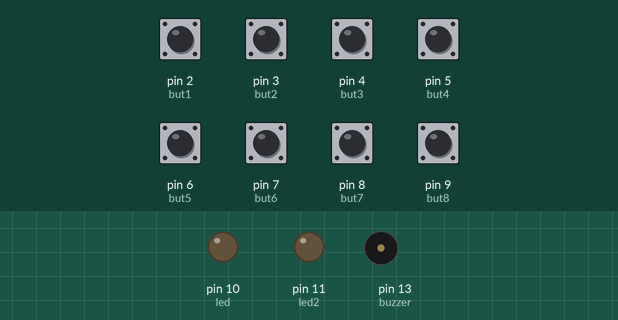
Recording of a sketch running on a simulated Arduino Uno, built with avr-gcc and run on an emulated ATmega328P. Shown: output pins drawn as LEDs (lit = HIGH), buzzer (waves = sounding). The inputs (shaded band) are chosen by the test bench; at power-on: pin 2 (but1), pin 3 (but2), pin 4 (but3), pin 5 (but4), pin 6 (but5), pin 7 (but6), pin 8 (but7), pin 9 (but8) LOW.

Above: at 1.2 s.
1.3 s: pin 2 (but1) pulled HIGH for 0.15 s
At 1.4 s:
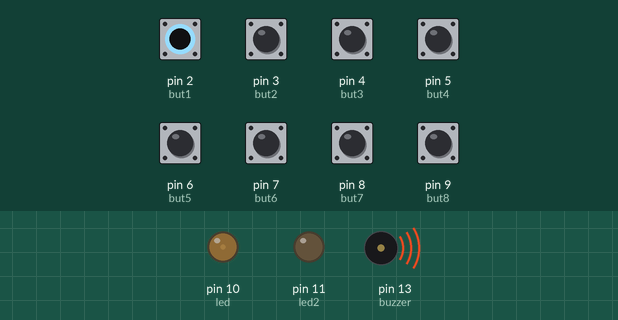
3.0 s: pin 9 (but8) pulled HIGH for 0.15 s
At 3.07 s:
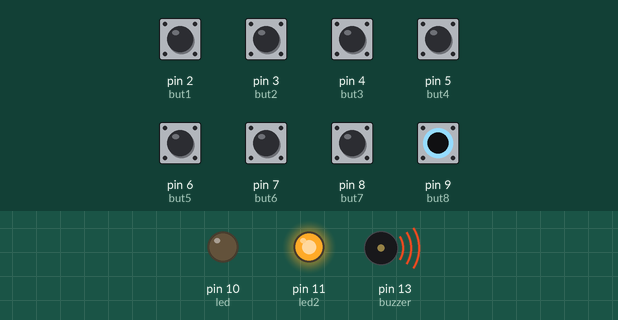
4.6 s: pin 3 (but2) pulled HIGH for 1 s
At 6.9 s:
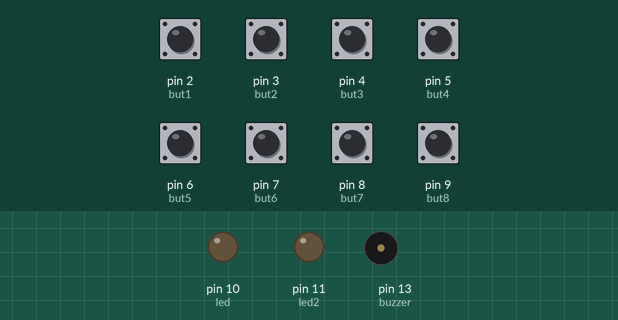
7.2 s: pin 9 (but8) pulled HIGH for 1 s
At 8.0 s:
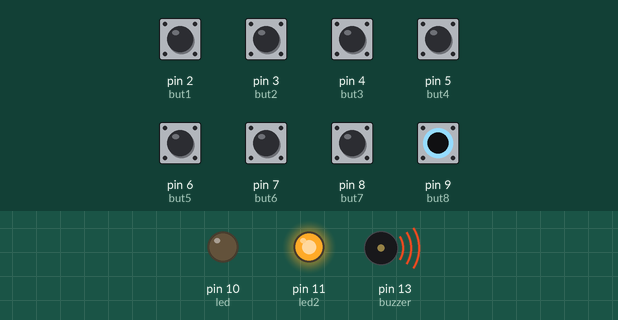
9.7 s: pin 4 (but3) pulled HIGH for 0.15 s
At 10.8 s:
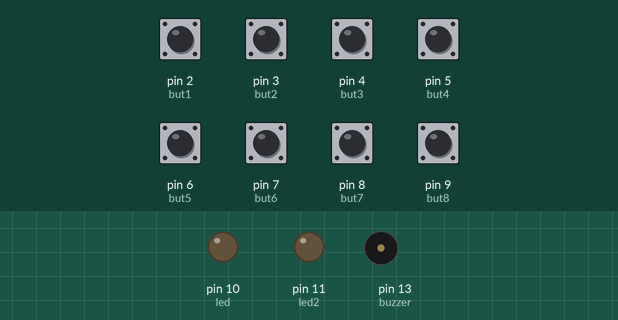
11.4 s: pin 5 (but4) pulled HIGH for 0.15 s
At 12.1 s:
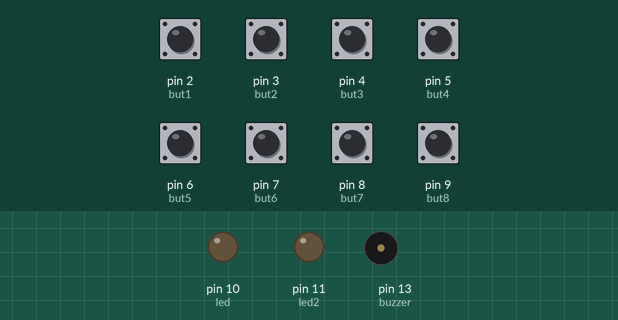
Timing chart, 0 to 14.1 s (numbered marks = the images above; inputs shaded):
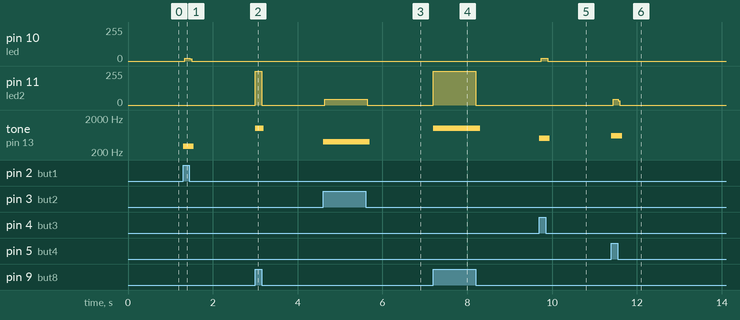

The sketch:

piano.ino
```cpp
int but1 = 2;
int but2 = 3;
int but3 = 4;
int but4 = 5;
int but5 = 6;
int but6 = 7;
int but7 = 8;
int but8 = 9;
int led  = 10;
int led2 = 11;

int buzzer = 13;

void setup()
{

  pinMode(but1,INPUT);
  pinMode(but2,INPUT);
  pinMode(but3,INPUT);
  pinMode(but4,INPUT);
  pinMode(but5,INPUT);
  pinMode(but6,INPUT);
  pinMode(but7,INPUT);
  pinMode(but8,INPUT);
  pinMode(led,OUTPUT);
  pinMode(led2,OUTPUT);
  pinMode(buzzer,OUTPUT);

}

void loop()
{
  // read the value from buttons
  int b1 = digitalRead(but1);
  int b2 = digitalRead(but2);
  int b3 = digitalRead(but3);
  int b4 = digitalRead(but4);
  int b5 = digitalRead(but5);
  int b6 = digitalRead(but6);
  int b7 = digitalRead(but7);
  int b8 = digitalRead(but8);

  if( b1 == 1 ){
     tone(buzzer,300,100);
     digitalWrite(led, HIGH);


  }
    if( b2 == 1 ){
     tone(buzzer,400,100);
     digitalWrite(led2, HIGH);

  }
    if( b3 == 1 ){
     tone(buzzer,500,100);
     digitalWrite(led, HIGH);

  }
    if( b4 == 1 ){
     tone(buzzer,600,100);
     digitalWrite(led2, HIGH);

  }
    if( b5 == 1 ){
     tone(buzzer,700,100);
     digitalWrite(led, HIGH);

  }
    if( b6 == 1 ){
     tone(buzzer,800,100);
     digitalWrite(led2, HIGH);

  }
    if( b7 == 1 ){
     tone(buzzer,900,100);
     digitalWrite(led, HIGH);

  }
    if( b8 == 1 ){
     tone(buzzer,1000,100);
     digitalWrite(led2, HIGH);

  }

  else {
    digitalWrite(led, LOW);
    digitalWrite(led2, LOW);
  }


}
```

Measured:
- after the input at 1.3 s, pin 10 (led): 0/255 → 22/255 at once, → 0/255 0.12 s later; tone on pin 13 (buzzer): silent → 300 Hz at once, → silent 0.25 s later
- after the input at 3.0 s, pin 11 (led2): 0/255 → 255/255 at once, → 0/255 0.15 s later; tone on pin 13 (buzzer): silent → 1000 Hz at once, → silent 0.20 s later
- after the input at 4.6 s, pin 11 (led2): 0/255 → 45/255 at once, → 0/255 1.0 s later; tone on pin 13 (buzzer): silent → 400 Hz at once, → silent 1.1 s later
- after the input at 7.2 s, pin 11 (led2): 0/255 → 255/255 at once, → 0/255 1.0 s later; tone on pin 13 (buzzer): silent → 1000 Hz at once, → silent 1.1 s later
- after the input at 9.7 s, pin 10 (led): 0/255 → 20/255 at once, → 0/255 0.16 s later; tone on pin 13 (buzzer): silent → 500 Hz at once, → silent 0.25 s later
- after the input at 11.4 s, pin 11 (led2): 0/255 → 43/255 at once, → 0/255 0.12 s later; tone on pin 13 (buzzer): silent → 600 Hz at once, → silent 0.25 s later
